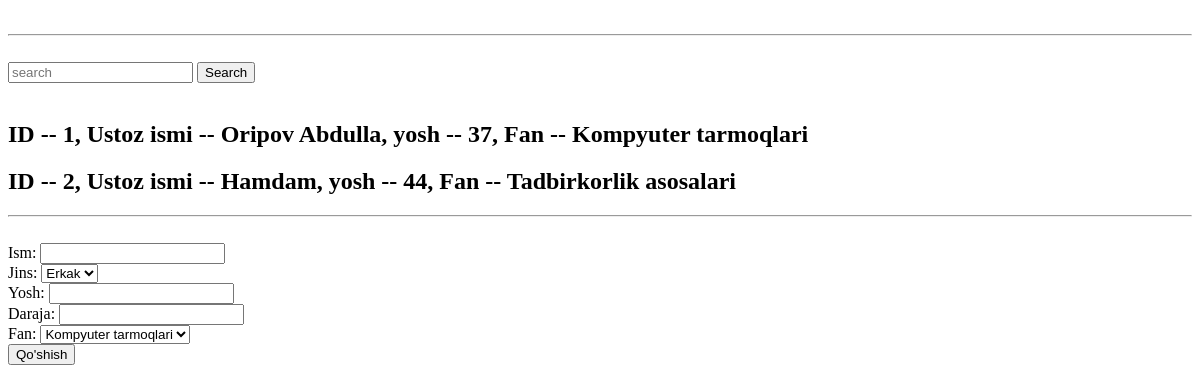
Before: /teachers/ with the older database file.
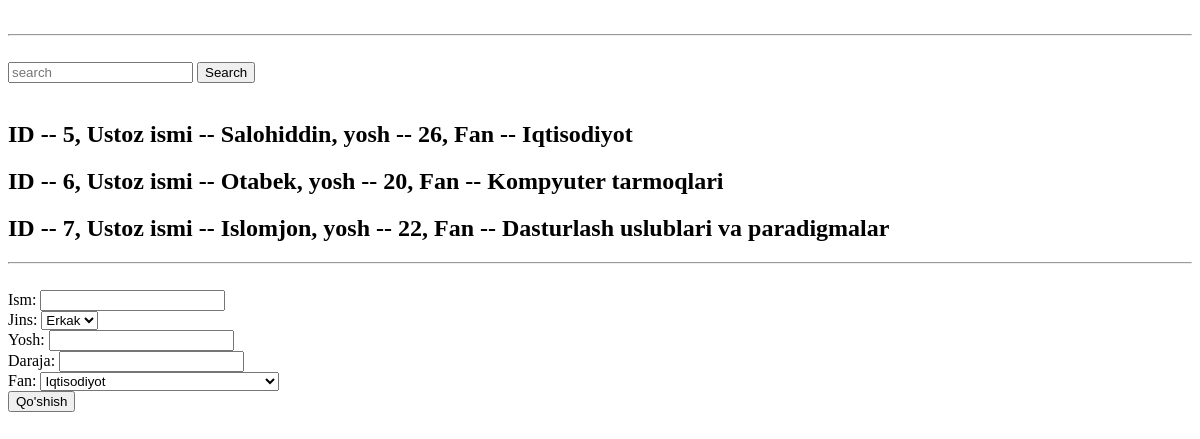
After: the same page with the newer database file.
### taskApp/models.py (models this page shows, shortened)
class Ustoz(models.Model):
    ism = models.CharField(max_length=255)
    jins = models.CharField(choices=JINS, max_length=6)
    yosh = models.PositiveSmallIntegerField()
    daraja = models.CharField(max_length=255)
    fan = models.ForeignKey(Fan, on_delete=models.CASCADE)

class Fan(models.Model):
    nom = models.CharField(max_length=255)
    yonalish = models.ForeignKey(Yonalish, on_delete=models.CASCADE)
    asosiy = models.BooleanField()
    def __str__(self):
        return self.nom

### taskApp/views.py (the view, shortened to what this page needs)
# urls.py: path('teachers/', teachers),
def teachers(request):
    jinsi = [jins[0] for jins in JINS]
    word = request.GET.get("search_word")
    result = Ustoz.objects.all()
    if word:
        result = result.filter(ism__contains=word)
    content = {
        "teachers": result,
        "jins": jinsi,
        "fanlar": Fan.objects.all()
    }
    return render(request, 'teachers.html', content)

### templates/teachers.html (shortened to what this page needs)
<!DOCTYPE html>
<html lang="en">
<head>
</head>
<body>
<br>
<hr>
<br>
<form method="get">
    <input type="text" placeholder="search" name="search_word">
    <button>Search</button>
</form>
<br>
{% for t in teachers %}
<h2>ID -- {{t.id}}, Ustoz ismi -- {{t.ism}}, yosh -- {{t.yosh}}, Fan -- {{t.fan}}</h2>
{% endfor %}
<hr>
<br>
<form method="post">
    <label for="ism">Ism: </label>
    <input type="text" id="ism" name="ism"><br>
    <label for="jins">Jins: </label>
    <select name="jins" id="jins">
        {% for i in jins %}
        <option value="{{i}}">{{i}}</option>
        {% endfor %}
    </select>
    <br>
    <label for="yosh">Yosh: </label>
    <input type="number" name="yosh" id="yosh"><br>
    <label for="daraja">Daraja: </label>
    <input type="text" id="daraja" name="daraja"><br>
    <label for="fan">Fan: </label>
    <select name="fan" id="fan">
        {% for fan in fanlar%}
        <option value="{{fan.id}}">{{fan.nom}}</option>
        {% endfor %}
    </select><br>
    <button>Qo'shish</button>
</form>
</body>
</html>

Changed rows visible on the page:
removed Ustoz: id "1", ism "Oripov Abdulla", yosh "37", fan "Kompyuter tarmoqlari"
removed Ustoz: id "2", ism "Hamdam", yosh "44", fan "Tadbirkorlik asosalari"
added Ustoz: id "5", ism "Salohiddin", yosh "26", fan "Iqtisodiyot"
added Ustoz: id "6", ism "Otabek", yosh "20", fan "Kompyuter tarmoqlari"
added Ustoz: id "7", ism "Islomjon", yosh "22", fan "Dasturlash uslublari va paradigmalar"
Other visible differences:
form field fan: "Kompyuter tarmoqlari" → "Iqtisodiyot"
